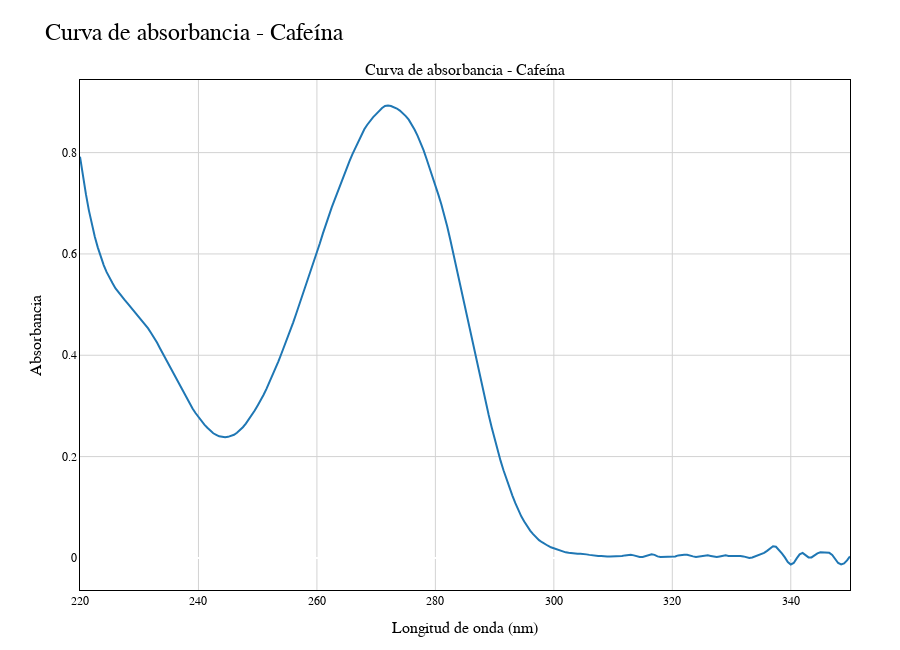

Notebook cell for this chart:
### Code cell
import pandas as pd
import numpy as np
import plotly.graph_objects as go
from plotly.subplots import make_subplots
from datetime import datetime
import os

# === Archivo absorbancia cafeína ===
archivo_abs = 'Caffeine_abs_2.csv'  # Ruta al CSV

# === Regiones espectrales cafeína (190-410 nm) ===
regiones = {
    '220–250 nm': (220, 250),
    '250–300 nm': (250, 300),
    '300–350 nm': (300, 350)
}

# === Ruta base relativa
ruta_base = os.path.dirname(os.path.abspath(archivo_abs))

# === Función para leer datos y limpiar ===
def leer_csv(filepath):
    df = pd.read_csv(filepath)
    df.columns = [c.strip().lower() for c in df.columns]
    if not set(['nm', 'a']).issubset(df.columns):
        raise ValueError("El CSV debe tener columnas 'nm' y 'a'.")
    df['nm'] = pd.to_numeric(df['nm'], errors='coerce')
    df['a'] = pd.to_numeric(df['a'], errors='coerce')
    return df.dropna()

# === Cargar datos ===
datos_abs = {'Cafeína': leer_csv(archivo_abs)}

# === Colores (hex) para las curvas ===
colores_plotly = [
    '#1f77b4', '#ff7f0e', '#2ca02c', '#d62728',
    '#9467bd', '#8c564b', '#e377c2', '#7f7f7f',
    '#bcbd22', '#17becf'
]

# === Figura principal (solo absorbancia) ===
fig = make_subplots(
    rows=1, cols=1,
    subplot_titles=("Curva de absorbancia - Cafeína",),
    shared_xaxes=False,
    shared_yaxes=False
)

metricas = []

# === Absorbancia ===
for i, (nombre, df) in enumerate(datos_abs.items()):
    df = df[(df['nm'] >= 220) & (df['nm'] <= 350)].reset_index(drop=True)
    datos = df[['nm', 'a']].dropna().rename(columns={'a': 'valor'})
    fig.add_trace(go.Scatter(
        x=datos['nm'],
        y=datos['valor'],
        mode='lines',
        name=nombre,
        line=dict(color=colores_plotly[i % len(colores_plotly)])
    ), row=1, col=1)

    # === Métricas
    max_val = datos['valor'].max()
    min_val = datos['valor'].min()
    avg = datos['valor'].mean()
    std = datos['valor'].std()
    auc = np.trapezoid(datos['valor'], datos['nm'])  # Integración con trapz
    lambda_max = datos['nm'][datos['valor'].idxmax()]
    lambda_min = datos['nm'][datos['valor'].idxmin()]

    proms_reg = {}
    for region, (a, b) in regiones.items():
        reg_vals = datos.loc[(datos['nm'] >= a) & (datos['nm'] <= b), 'valor']
        proms_reg[region] = f"{reg_vals.mean():.3f}" if not reg_vals.empty else "—"

    metricas.append({
        'Tipo': 'Absorbancia',
        'Color de curva': colores_plotly[i % len(colores_plotly)],
        'Curva': nombre,
        'Máx': round(max_val, 3),
        'Mín': round(min_val, 3),
        'Promedio': round(avg, 3),
        'Desv. Std': round(std, 3),
        'AUC': round(auc, 3),
        'λ máx (nm)': round(lambda_max, 2),
        'λ mín (nm)': round(lambda_min, 2),
        **proms_reg
    })

# === Tabla HTML ===
df_metricas = pd.DataFrame(metricas)
tabla_html = "<table class='styled-table'><thead><tr>"
for col in df_metricas.columns:
    tabla_html += f"<th>{col}</th>"
tabla_html += "</tr></thead><tbody>"
for _, row in df_metricas.iterrows():
    tabla_html += "<tr>"
    for col in df_metricas.columns:
        if col == "Color de curva":
            tabla_html += f"<td style='background-color:{row[col]};'></td>"
        else:
            tabla_html += f"<td>{row[col]}</td>"
    tabla_html += "</tr>"
tabla_html += "</tbody></table>"

# === Estética gráfica ===
fig.update_layout(
    title="Curva de absorbancia - Cafeína",
    title_font_size=24,
    title_x=0.05,
    plot_bgcolor="white",
    paper_bgcolor="white",
    font=dict(family="Arial", size=14, color="black"),
    margin=dict(l=80, r=50, t=80, b=60),
    height=650,
)

fig.update_xaxes(
    title_text="Longitud de onda (nm)",
    title_font=dict(size=16),
    tickfont=dict(size=12),
    showline=True,
    linecolor='black',
    mirror=True,
    showgrid=True,
    gridcolor='lightgray'
)

fig.update_yaxes(
    title_text="Absorbancia",
    title_font=dict(size=16),
    tickfont=dict(size=12),
    showline=True,
    linecolor='black',
    mirror=True,
    showgrid=True,
    gridcolor='lightgray'
)

# === HTML Final ===
fecha = datetime.now().strftime('%d-%m-%Y %H:%M:%S')
grafica_html = fig.to_html(full_html=False, include_plotlyjs='cdn')

html_final = f"""
<!DOCTYPE html>
<html lang="es">
<head>
  <meta charset="UTF-8">
  <title>Reporte UV-Vis - Cafeína</title>
  <meta name="viewport" content="width=device-width, initial-scale=1.0">
  <style>
    body {{
      font-family: 'Segoe UI', Tahoma, sans-serif;
      margin: 40px;
      background-color: #fdfdfd;
      color: #222;
    }}
    h1 {{
      color: #111;
    }}
    h2 {{
      margin-top: 40px;
    }}
    .info {{
      margin-bottom: 20px;
    }}
    .lab {{
      margin-top: 40px;
      font-size: 0.95em;
      background-color: #f0f8ff;
      padding: 15px;
      border-left: 6px solid #009879;
    }}
    .styled-table {{
      border-collapse: collapse;
      margin-top: 20px;
      font-size: 1em;
      width: 100%;
      box-shadow: 0 0 10px rgba(0, 0, 0, 0.05);
    }}
    .styled-table thead tr {{
      background-color: #009879;
      color: #ffffff;
      text-align: left;
    }}
    .styled-table th, .styled-table td {{
      padding: 12px 15px;
      border: 1px solid #ddd;
      text-align: center;
    }}
    .styled-table tbody tr:nth-child(even) {{
      background-color: #f3f3f3;
    }}
    .plotly-graph-div {{
      width: 100% !important;
      height: auto !important;
    }}
  </style>
</head>
<body>

  <h1>Curva de absorbancia - Cafeína</h1> 

  <div class="info">
    <p><strong>Fecha:</strong> {fecha}</p>
  </div>

  {grafica_html}

  <h2>Métricas espectrales</h2>
  {tabla_html}

  <div>
    <p>La curva muestra el comportamiento espectral de la cafeína en el rango UV-Vis, resaltando las regiones de máxima y mínima absorbancia y su distribución promedio en subrangos definidos.</p>
  </div>

  <div class="lab">
    <strong>Nombre del proyecto: Cafeína UV-Vis</strong><br><br>
    <strong>Colaboradores:</strong><br>
    Martín Rodolfo Palomino Merino – Profesor investigador, jefe responsable del laboratorio de caracterización de materiales (FCFM-BUAP).<br>
    Lizeth Jazmín Orozco García – Colaboradora principal.<br>
    Julio Alfredo Ballinas García – Colaborador del proyecto.
  </div>

</body>
</html>
"""

# === Guardar archivo ===
ruta_salida = os.path.join(ruta_base, "Reporte_Cafeina_UVVis.html")
with open(ruta_salida, "w", encoding="utf-8") as f:
    f.write(html_final)

print(f"Reporte guardado en: {ruta_salida}")
fig.show()

### Figure 1 — Plotly figure (JSON) as saved in the notebook; plotly's stock layout.template omitted (floating-point values rounded to 4 significant figures; data arrays with more than 128 entries replaced by an {"elided": "..."} marker saying what was removed)
{"data": [{"line": {"color": "#1f77b4"}, "mode": "lines", "name": "Cafeína", "type": "scatter", "x": {"elided": "261 float values"}, "xaxis": "x", "y": {"elided": "261 float values"}, "yaxis": "y"}], "layout": {"annotations": [{"font": {"size": 16}, "showarrow": false, "text": "Curva de absorbancia - Cafeína", "x": 0.5, "xanchor": "center", "xref": "paper", "y": 1, "yanchor": "bottom", "yref": "paper"}], "font": {"color": "black", "family": "Arial", "size": 14}, "height": 650, "margin": {"b": 60, "l": 80, "r": 50, "t": 80}, "paper_bgcolor": "white", "plot_bgcolor": "white", "title": {"font": {"size": 24}, "text": "Curva de absorbancia - Cafeína", "x": 0.05}, "xaxis": {"anchor": "y", "domain": [0, 1], "gridcolor": "lightgray", "linecolor": "black", "mirror": true, "showgrid": true, "showline": true, "tickfont": {"size": 12}, "title": {"font": {"size": 16}, "text": "Longitud de onda (nm)"}}, "yaxis": {"anchor": "x", "domain": [0, 1], "gridcolor": "lightgray", "linecolor": "black", "mirror": true, "showgrid": true, "showline": true, "tickfont": {"size": 12}, "title": {"font": {"size": 16}, "text": "Absorbancia"}}}}
